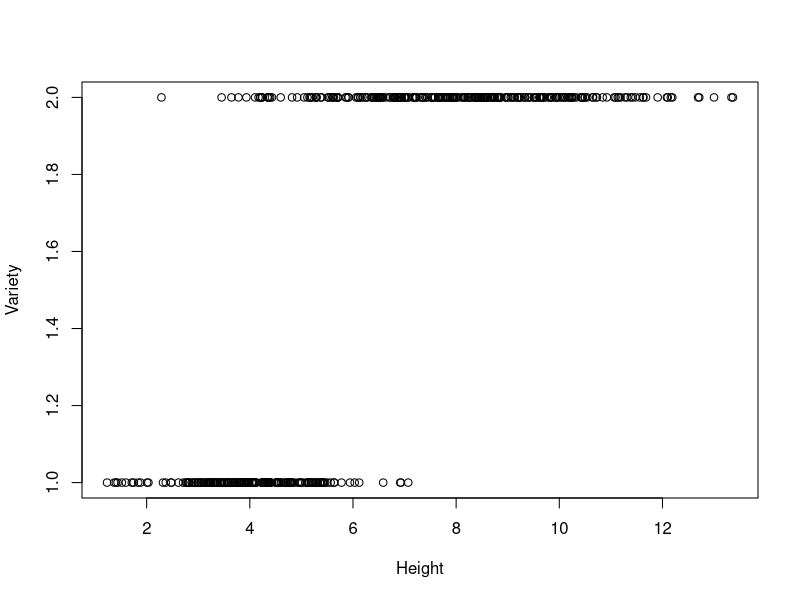
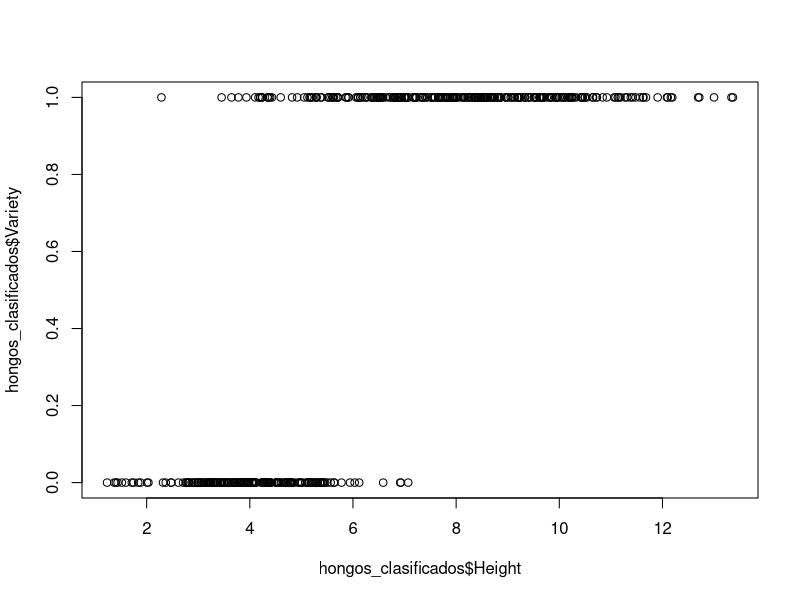
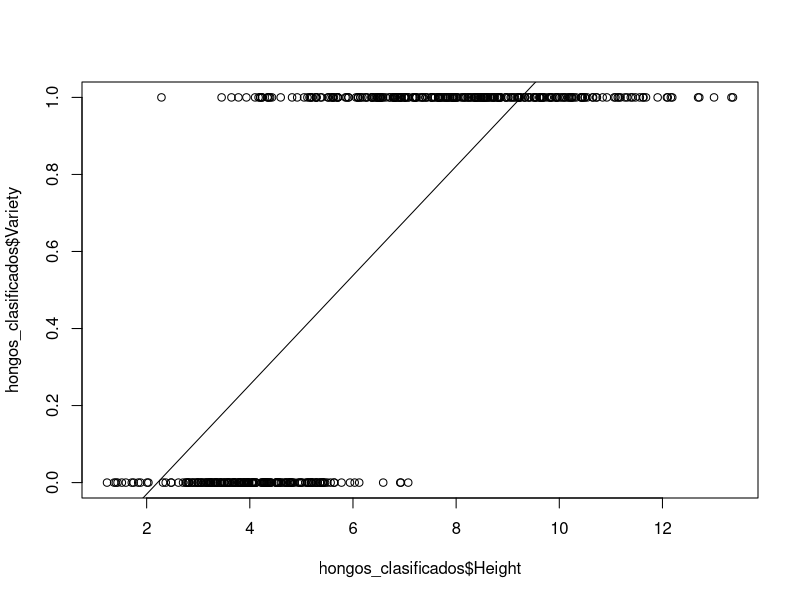
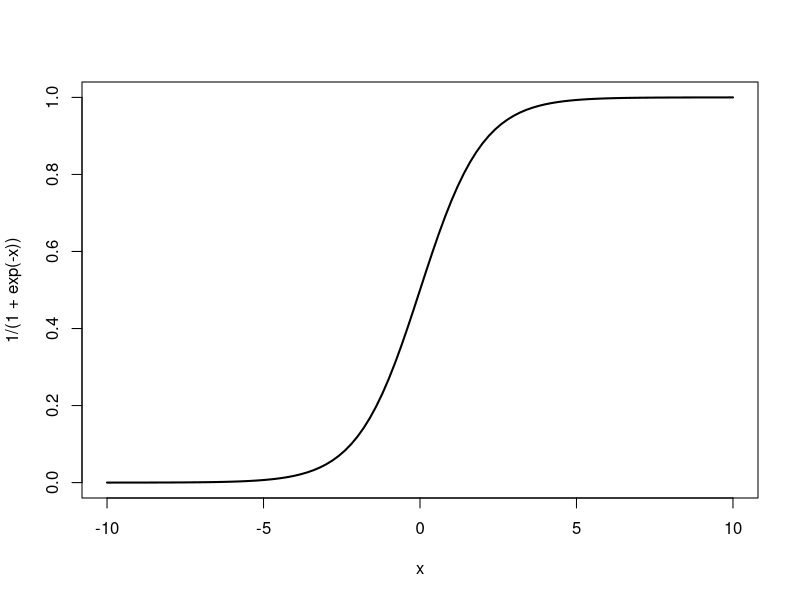
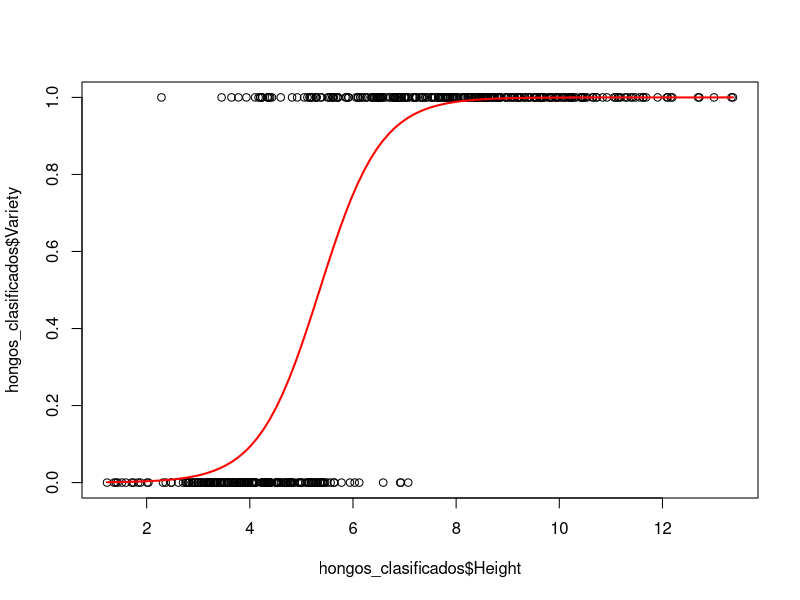
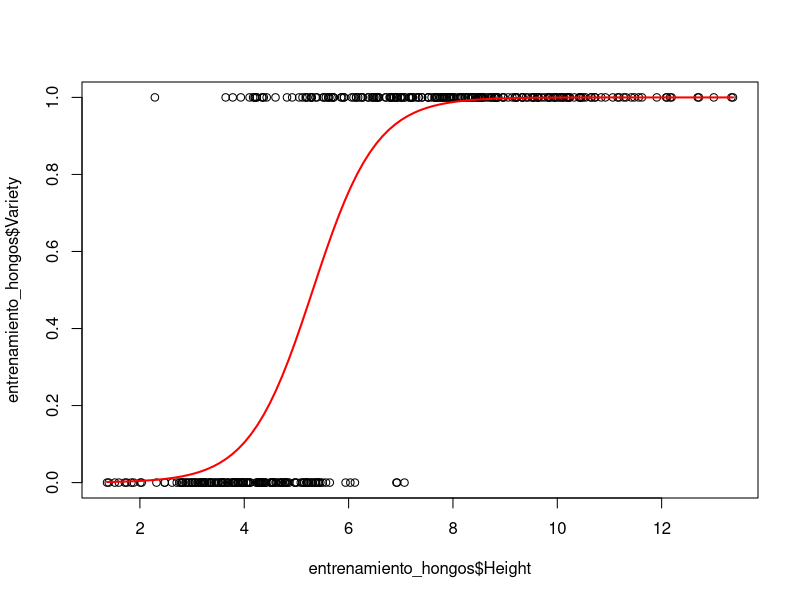

The R source for these figures, in order:
hongos_clasificados <- read.csv("hongos_clasificados.txt", sep="")
View(hongos_clasificados)
plot(hongos_clasificados)

# debemos considerar la variable respuesta como 1 o 0
hongos_clasificados$Variety <- hongos_clasificados$Variety-1

plot(hongos_clasificados$Height, hongos_clasificados$Variety)

# hagamos un ajuste lineal de los datos
ajuste <- lm(Variety ~ Height, data=hongos_clasificados)

summary(ajuste)

plot(hongos_clasificados$Height, hongos_clasificados$Variety)

abline(ajuste)


# Función sigmoidea

curve(1/(1+exp(-x)), from=-10, to =10, lwd=2)

#En R el ajuste de la regresión logistica se puede hacer con la función
# glm indicando la función de enlace de la familia binomial.

# ajuste regresión logistica
ajuste_logistica <- glm(Variety ~ Height, data=hongos_clasificados,
                        family = "binomial")

summary(ajuste_logistica)
beta0 <- as.numeric(coef(ajuste_logistica)[1])
beta1 <- as.numeric(coef(ajuste_logistica)[2])

plot(hongos_clasificados$Height, hongos_clasificados$Variety)
curve(1/(1+exp(-(beta0+beta1*x))), add = T, col="red", lwd=2)

# una forma de entrenar un modelo, es dividir la data en dos conjuntos
# Entrenamiento: Conjunto de datos para ajustar el modelo.(80%) 
# Testeo: Conjunto de datos para validar el ajuste del modelo.(20%)

# dividamos los datos originales en entrenamiento y testeo
indices <- sample(1:500, 400)

entrenamiento_hongos <- hongos_clasificados[indices,]

testeo_hongos<-hongos_clasificados[-indices,]

# ajustemos el modelo con la data de entrenamiento
ajuste_entrenamiento <- glm(Variety ~ Height, data=entrenamiento_hongos,
                            family = "binomial")
plot(entrenamiento_hongos$Height, entrenamiento_hongos$Variety)
beta0 <- as.numeric(coef(ajuste_entrenamiento)[1])
beta1 <- as.numeric(coef(ajuste_entrenamiento)[2])
curve(1/(1+exp(-(beta0+beta1*x))), add = T, col="red", lwd=2)

# con R podemos hacer predicciones del modelo
predict.glm(ajuste_entrenamiento,
            newdata = data.frame(Height=8.5), type = "response")

# hagamos las predicciones de todos los datos de testeo

clasificacion_testeo <-ifelse(predict.glm(ajuste_entrenamiento,
            newdata = data.frame(Height=testeo_hongos$Height),
            type = "response")<0.5,0,1)

table(clasificacion_testeo, testeo_hongos$Variety)


































